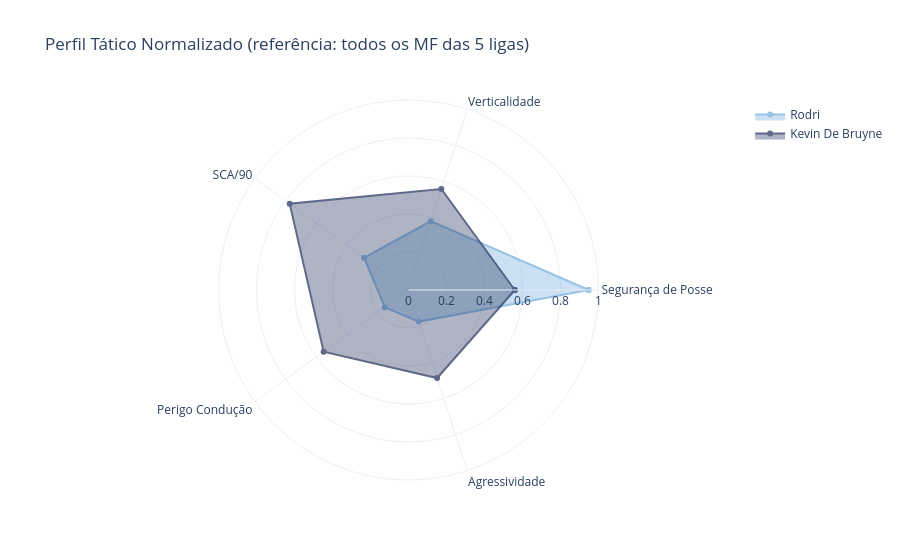

Notebook cell for this chart:
### Markdown cell above
### Perfil Tático (Radar)

Comparação normalizada entre jogadores em cinco dimensões táticas. Valores normalizados em relação a todos os meio-campistas das 5 ligas.

### Code cell
def plot_tactical_radar(df_city, df_all, players):
    metrics = ["Seguranca_Posse", "Indice_Verticalidade", "SCA/90", "Perigo_Conducao", "Agressividade_Ataque"]
    labels = ["Segurança de Posse", "Verticalidade", "SCA/90", "Perigo Condução", "Agressividade"]

    df_r = df_city[df_city["Player"].isin(players)].copy().reset_index(drop=True)

    # Normalize each metric using the min/max of the full position pool
    for col in metrics:
        mn, mx = df_all[col].min(), df_all[col].max()
        df_r[col] = (df_r[col] - mn) / (mx - mn) if mx > mn else 0

    colors = ["#6CABDD", "#1C2C5B", "#FFC65C"]
    fig = go.Figure()

    for i, row in df_r.iterrows():
        values = [row[m] for m in metrics] + [row[metrics[0]]]
        fig.add_trace(go.Scatterpolar(
            r=values,
            theta=labels + [labels[0]],
            fill="toself",
            name=row["Player"],
            line_color=colors[i % len(colors)],
            opacity=0.7
        ))

    fig.update_layout(
        polar=dict(radialaxis=dict(visible=True, range=[0, 1])),
        title="Perfil Tático Normalizado (referência: todos os MF das 5 ligas)",
        template="plotly_white"
    )
    fig.show()

# df_all_mf provides the normalization reference across the full position pool
plot_tactical_radar(df_mf, df_all_mf, ["Rodri", "Kevin De Bruyne"])

### Figure 1 — Plotly figure (JSON) as saved in the notebook; plotly's stock layout.template omitted (floating-point values rounded to 4 significant figures)
{"data": [{"fill": "toself", "line": {"color": "#6CABDD"}, "name": "Rodri", "opacity": 0.7, "r": [0.9478, 0.381, 0.2886, 0.1542, 0.1748, 0.9478], "theta": ["Segurança de Posse", "Verticalidade", "SCA/90", "Perigo Condução", "Agressividade", "Segurança de Posse"], "type": "scatterpolar"}, {"fill": "toself", "line": {"color": "#1C2C5B"}, "name": "Kevin De Bruyne", "opacity": 0.7, "r": [0.5596, 0.5587, 0.7729, 0.5522, 0.4871, 0.5596], "theta": ["Segurança de Posse", "Verticalidade", "SCA/90", "Perigo Condução", "Agressividade", "Segurança de Posse"], "type": "scatterpolar"}], "layout": {"polar": {"radialaxis": {"range": [0, 1], "visible": true}}, "title": {"text": "Perfil Tático Normalizado (referência: todos os MF das 5 ligas)"}}}
